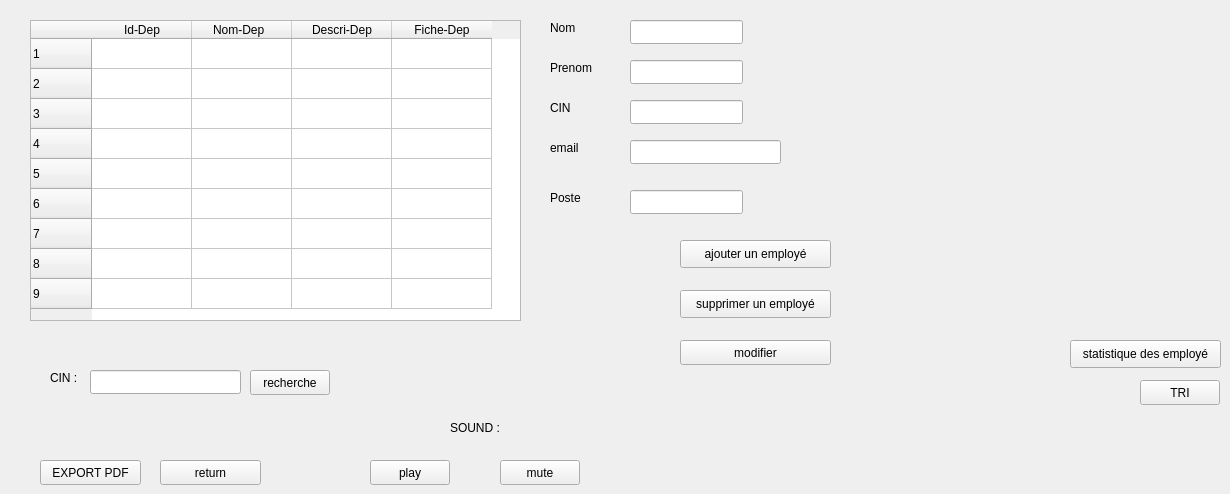
    <widget class="QWidget" name="tab">
     <property name="styleSheet">
      <string notr="true">QTabWidget:pane {
border:4px;
background-color:#FFEEE7;
border-color:#666666;
border-radius:4px;
}</string>
     </property>
     <attribute name="title">
      <string>Départements</string>
     </attribute>
     <widget class="QPushButton" name="ae_pushButton">
      <property name="geometry">
       <rect>
        <x>680</x>
        <y>240</y>
        <width>151</width>
        <height>28</height>
       </rect>
      </property>
      <property name="text">
       <string>ajouter un employé</string>
      </property>
     </widget>
     <widget class="QPushButton" name="stat_pushButton">
      <property name="geometry">
       <rect>
        <x>1070</x>
        <y>340</y>
        <width>151</width>
        <height>28</height>
       </rect>
      </property>
      <property name="text">
       <string>statistique des employé</string>
      </property>
     </widget>
     <widget class="QPushButton" name="se_pushButton">
      <property name="geometry">
       <rect>
        <x>680</x>
        <y>290</y>
        <width>151</width>
        <height>28</height>
       </rect>
      </property>
      <property name="text">
       <string>supprimer un employé</string>
      </property>
     </widget>
     <widget class="QLineEdit" name="lineEdit_PE">
      <property name="geometry">
       <rect>
        <x>630</x>
        <y>60</y>
        <width>113</width>
        <height>24</height>
       </rect>
      </property>
     </widget>
     <widget class="QLineEdit" name="lineEdit_mailE">
      <property name="geometry">
       <rect>
        <x>630</x>
        <y>140</y>
        <width>151</width>
        <height>24</height>
       </rect>
      </property>
     </widget>
     <widget class="QLineEdit" name="lineEdit_CinE">
      <property name="geometry">
       <rect>
        <x>630</x>
        <y>100</y>
        <width>113</width>
        <height>24</height>
       </rect>
      </property>
     </widget>
     <widget class="QLineEdit" name="lineEdit_NE">
      <property name="geometry">
       <rect>
        <x>630</x>
        <y>20</y>
        <width>113</width>
        <height>24</height>
       </rect>
      </property>
     </widget>
     <widget class="QLineEdit" name="lineEdit_PosteE">
      <property name="geometry">
       <rect>
        <x>630</x>
        <y>190</y>
        <width>113</width>
        <height>24</height>
       </rect>
      </property>
     </widget>
     <widget class="QLabel" name="label">
      <property name="geometry">
       <rect>
        <x>550</x>
        <y>20</y>
        <width>56</width>
        <height>16</height>
       </rect>
      </property>
      <property name="text">
       <string>Nom</string>
      </property>
     </widget>
     <widget class="QLabel" name="label_2">
      <property name="geometry">
       <rect>
        <x>550</x>
        <y>60</y>
        <width>56</width>
        <height>16</height>
       </rect>
      </property>
      <property name="text">
       <string>Prenom</string>
      </property>
     </widget>
     <widget class="QLabel" name="label_3">
      <property name="geometry">
       <rect>
        <x>550</x>
        <y>100</y>
        <width>56</width>
        <height>16</height>
       </rect>
      </property>
      <property name="text">
       <string>CIN</string>
      </property>
     </widget>
     <widget class="QLabel" name="label_4">
      <property name="geometry">
       <rect>
        <x>550</x>
        <y>140</y>
        <width>56</width>
        <height>16</height>
       </rect>
      </property>
      <property name="text">
       <string>email</string>
      </property>
     </widget>
     <widget class="QLabel" name="label_6">
      <property name="geometry">
       <rect>
        <x>550</x>
        <y>190</y>
        <width>56</width>
        <height>16</height>
       </rect>
      </property>
      <property name="text">
       <string>Poste</string>
      </property>
     </widget>
     <widget class="QLabel" name="label_7">
      <property name="geometry">
       <rect>
        <x>50</x>
        <y>370</y>
        <width>31</width>
        <height>16</height>
       </rect>
      </property>
      <property name="text">
       <string>CIN :</string>
      </property>
     </widget>
     <widget class="QLineEdit" name="lineEdit_Recherche_Cin">
      <property name="geometry">
       <rect>
        <x>90</x>
        <y>370</y>
        <width>151</width>
        <height>24</height>
       </rect>
      </property>
     </widget>
     <widget class="QPushButton" name="pushButton_modifierE">
      <property name="geometry">
       <rect>
        <x>680</x>
        <y>340</y>
        <width>151</width>
        <height>25</height>
       </rect>
      </property>
      <property name="text">
       <string>modifier</string>
      </property>
      <property name="checkable">
       <bool>true</bool>
      </property>
     </widget>
     <widget class="QPushButton" name="re">
      <property name="geometry">
       <rect>
        <x>250</x>
        <y>370</y>
        <width>80</width>
        <height>25</height>
       </rect>
      </property>
      <property name="text">
       <string>recherche</string>
      </property>
     </widget>
     <widget class="QPushButton" name="tri">
      <property name="geometry">
       <rect>
        <x>1140</x>
        <y>380</y>
        <width>80</width>
        <height>25</height>
       </rect>
      </property>
      <property name="text">
       <string>TRI</string>
      </property>
     </widget>
     <widget class="QPushButton" name="PDF">
      <property name="geometry">
       <rect>
        <x>40</x>
        <y>460</y>
        <width>101</width>
        <height>25</height>
       </rect>
      </property>
      <property name="text">
       <string>EXPORT PDF</string>
      </property>
     </widget>
     <widget class="QPushButton" name="paly">
      <property name="geometry">
       <rect>
        <x>370</x>
        <y>460</y>
        <width>80</width>
        <height>25</height>
       </rect>
      </property>
      <property name="text">
       <string>play</string>
      </property>
     </widget>
     <widget class="QPushButton" name="mute">
      <property name="geometry">
       <rect>
        <x>500</x>
        <y>460</y>
        <width>80</width>
        <height>25</height>
       </rect>
      </property>
      <property name="text">
       <string>mute</string>
      </property>
     </widget>
     <widget class="QLabel" name="label_5">
      <property name="geometry">
       <rect>
        <x>450</x>
        <y>420</y>
        <width>56</width>
        <height>16</height>
       </rect>
      </property>
      <property name="text">
       <string>SOUND :</string>
      </property>
     </widget>
     <widget class="QCustomPlot" name="gplot_2" native="true">
      <property name="geometry">
       <rect>
        <x>900</x>
        <y>10</y>
        <width>321</width>
        <height>301</height>
       </rect>
      </property>
     </widget>
     <widget class="QTableWidget" name="tableWidget_3">
      <property name="geometry">
       <rect>
        <x>30</x>
        <y>20</y>
        <width>491</width>
        <height>301</height>
       </rect>
      </property>
      <row>
       <property name="text">
        <string>1               </string>
       </property>
      </row>
      <row>
       <property name="text">
        <string>2</string>
       </property>
      </row>
      <row>
       <property name="text">
        <string>3</string>
       </property>
      </row>
      <row>
       <property name="text">
        <string>4</string>
       </property>
      </row>
      <row>
       <property name="text">
        <string>5</string>
       </property>
      </row>
      <row>
       <property name="text">
        <string>6</string>
       </property>
      </row>
      <row>
       <property name="text">
        <string>7</string>
       </property>
      </row>
      <row>
       <property name="text">
        <string>8</string>
       </property>
      </row>
      <row>
       <property name="text">
        <string>9</string>
       </property>
      </row>
      <column>
       <property name="text">
        <string>Id-Dep</string>
       </property>
      </column>
      <column>
       <property name="text">
        <string>Nom-Dep  </string>
       </property>
      </column>
      <column>
       <property name="text">
        <string>Descri-Dep</string>
       </property>
      </column>
      <column>
       <property name="text">
        <string>Fiche-Dep</string>
       </property>
      </column>
      <item row="1" column="0">
       <property name="text">
        <string/>
       </property>
      </item>
     </widget>
     <widget class="QPushButton" name="PDF_2">
      <property name="geometry">
       <rect>
        <x>160</x>
        <y>460</y>
        <width>101</width>
        <height>25</height>
       </rect>
      </property>
      <property name="text">
       <string>return</string>
      </property>
     </widget>
    </widget>
